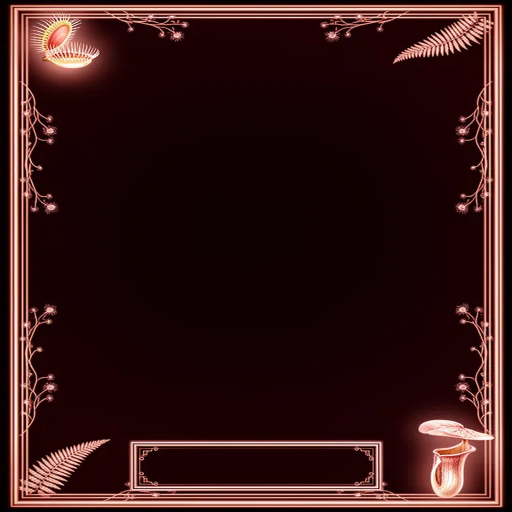
#> input picture assets/cards/back-mythic.png, 1024 x 1024 px (shown at 1/2 size)
$ python sheet.py ../../../assets/cards/back-epic.png ../../../assets/cards/back-mythic.png ../../../assets/cards/back-mythic.png 5
#> lines starting #> are read from the running program, lines starting #| are printed output that depends on the picture
import sys, glob, os
from PIL import Image, ImageDraw
src, pat, outp, cols = sys.argv[1], sys.argv[2], sys.argv[3], int(sys.argv[4]) if len(sys.argv) > 4 else 5
fs = sorted(glob.glob(os.path.join(src, pat)))
ims = [Image.open(f).convert('RGB') for f in fs]
#> ims = 1 item
w, h = ims[0].size; s = 0.5
#> after `w, h = ims[0].size`: w = 1024; h = 1024
tw, th = int(w * s), int(h * s)
#> tw = 512; th = 512
rows = (len(ims) + cols - 1) // cols
#> rows = 1
sheet = Image.new('RGB', (cols * tw, rows * (th + 16)), (20, 20, 20))
#> sheet: PIL image 2560x528 RGB; every value is 20
d = ImageDraw.Draw(sheet)
for i, (f, im) in enumerate(zip(fs, ims)):
    x, y = (i % cols) * tw, (i // cols) * (th + 16)
    sheet.paste(im.resize((tw, th)), (x, y + 16))
    d.text((x + 4, y + 2), os.path.basename(f)[:40], fill=(255, 255, 0))
#> this loop made 1 pass
#> (x, y) on pass 1: (0, 0)
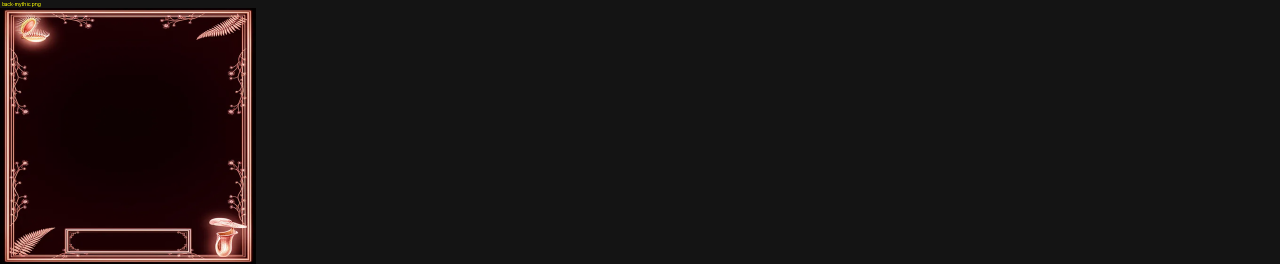
#> sheet: PIL image 2560x528 RGB (shown at 1/2 size); mean R, G, B 26.5, 20.7, 20.5
sheet.save(outp)
print(outp, sheet.size, len(ims))
#| ../../../assets/cards/back-mythic.png (2560, 528) 1

$ run again, on assets/cards/card-epic.png
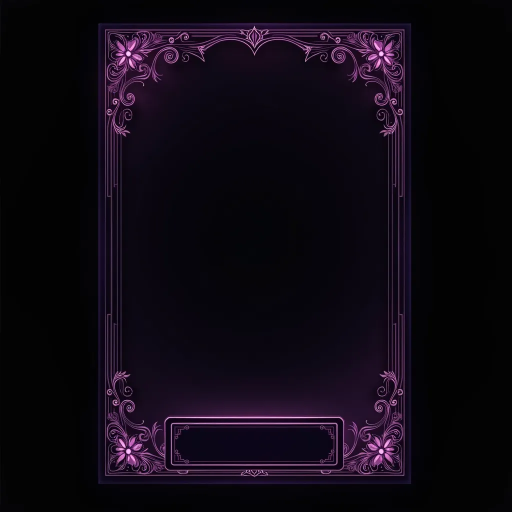
#> input picture assets/cards/card-epic.png, 1024 x 1024 px (shown at 1/2 size)
#> ims = 1 item
#> rows = 1
#> the loop `for i, (f, im) in enumerate(zip(fs, ims)):` made 1 pass
#> (x, y) on pass 1: (0, 0)
#> after the loop `for i, (f, im) in enumerate(zip(fs, ims)):`:
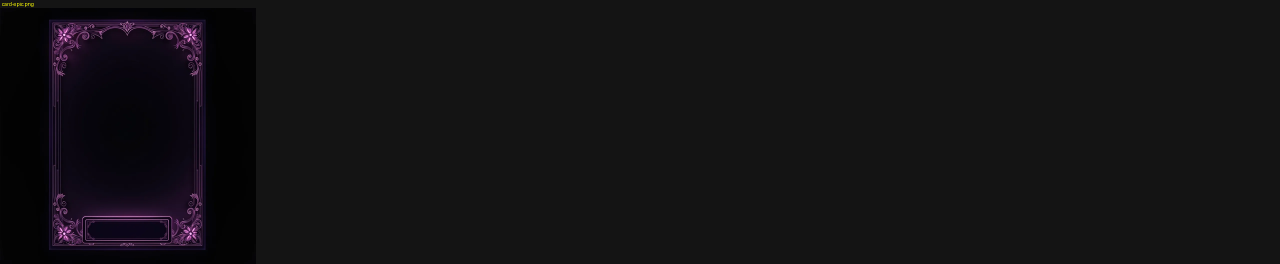
#> sheet: PIL image 2560x528 RGB (shown at 1/2 size); mean R, G, B 19.1, 17.9, 19.8
#| ../../../assets/cards/card-epic.png (2560, 528) 1

$ run again, on assets/cards/card-legendary.png
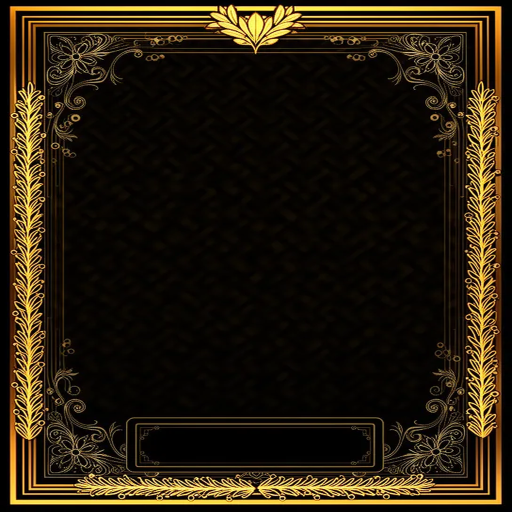
#> input picture assets/cards/card-legendary.png, 1024 x 1024 px (shown at 1/2 size)
#> ims = 1 item
#> rows = 1
#> the loop `for i, (f, im) in enumerate(zip(fs, ims)):` made 1 pass
#> (x, y) on pass 1: (0, 0)
#> after the loop `for i, (f, im) in enumerate(zip(fs, ims)):`:
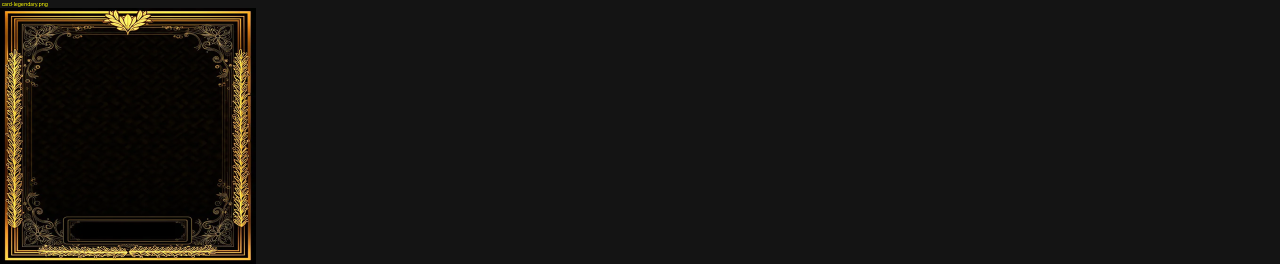
#> sheet: PIL image 2560x528 RGB (shown at 1/2 size); mean R, G, B 23.7, 21.8, 18.8
#| ../../../assets/cards/card-legendary.png (2560, 528) 1
